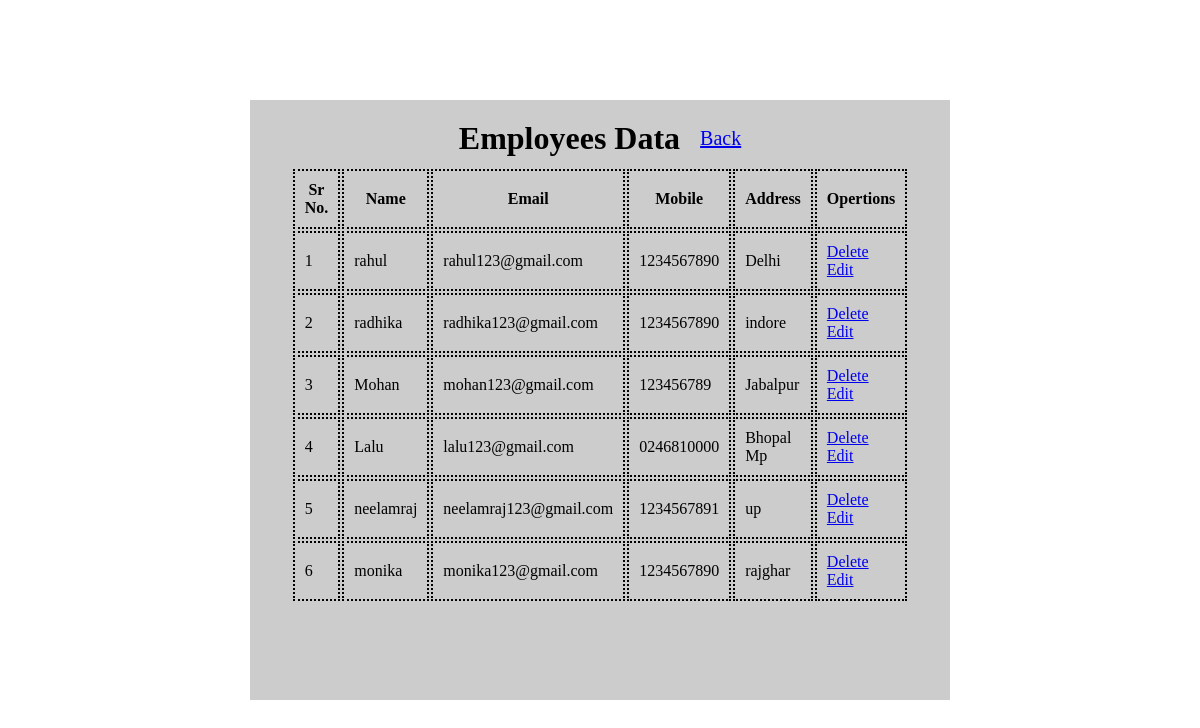
Page /table.php on the committed database.
### tables this page shows
CREATE TABLE IF NOT EXISTS `employees` (
  `id` int NOT NULL AUTO_INCREMENT,
  `name` varchar(150) NOT NULL,
  `email` varchar(150) NOT NULL,
  `mobile` varchar(150) NOT NULL,
  `address` varchar(150) NOT NULL,
  PRIMARY KEY (`id`)
);

### table.php (the view, shortened to what this page needs)
<?php
include 'db.php';
?>
<!DOCTYPE html>
<html lang="en">
<head>
</head>
<body>
    <div class="table_container">
        <div class="table_div">
            <div class="table_data_div">
                <h1>Employees Data</h1>
                <a href="index.php">Back</a>
            </div>
            <table>
                <thead>
                    <th>Sr No.</th>
                    <th>Name</th>
                    <th>Email</th>
                    <th>Mobile</th>
                    <th>Address</th>
                    <th>Opertions</th>
                </thead>
                <tbody>
                    <?php
                    $display_data = mysqli_query($conn, "select * from `employees` ");
                    $num = 1;
                    if (mysqli_num_rows($display_data) > 0) {
                        while ($row = mysqli_fetch_assoc($display_data)) {
                            ?>
                            <tr>
                                <td>
                                    <?php echo $num ?>
                                </td>
                                <td>
                                    <?php echo $row['name'] ?>
                                </td>
                                <td>
                                    <?php echo $row['email'] ?>
                                </td>
                                <td>
                                    <?php echo $row['mobile'] ?>
                                </td>
                                <td>
                                    <?php echo $row['address'] ?>
                                </td>
                                <td>
                                    <a href="delete.php?delete=<?php echo $row['id'] ?>"
                                        onclick="return confirm('Are you sure you want to delete this data?')">Delete</a>
                                    <a href="update.php?edit=<?php echo $num ?>">Edit</a>
                                </td>
                            </tr>
                            <?php
                            $num++;
                        }
                    } else {
                        echo "<div>No Data</div>";
                    }
                    ?>
                </tbody>
            </table>
        </div>
    </div>
</body>
</html>

### table.php (style rules this page uses)
* { margin: 0; padding: 0; }
.table_container { width: 100vw; height: 100vh; display: flex; justify-content: center; align-items: center; }
.table_div { width: 700px; height: 600px; display: flex; flex-direction: column; align-items: center; background-color: #ccc; }
.table_data_div { display: flex; gap: 20px; align-items: center; margin-top: 20px; }
.table_data_div a { font-size: 20px; }
table { width: 600px; height: 400px; margin-top: 10px; }
th, td { border: 2px dotted black; padding: 10px; }

### rows in the picture
employees: name "rahul", email "rahul123@gmail.com", mobile "1234567890", address "Delhi"
employees: name "radhika", email "radhika123@gmail.com", mobile "1234567890", address "indore"
employees: name "Mohan", email "mohan123@gmail.com", mobile "123456789", address "Jabalpur"
employees: name "Lalu", email "lalu123@gmail.com", mobile "0246810000", address "Bhopal Mp"
employees: name "neelamraj", email "neelamraj123@gmail.com", mobile "1234567891", address "up"
employees: name "monika", email "monika123@gmail.com", mobile "1234567890", address "rajghar"
